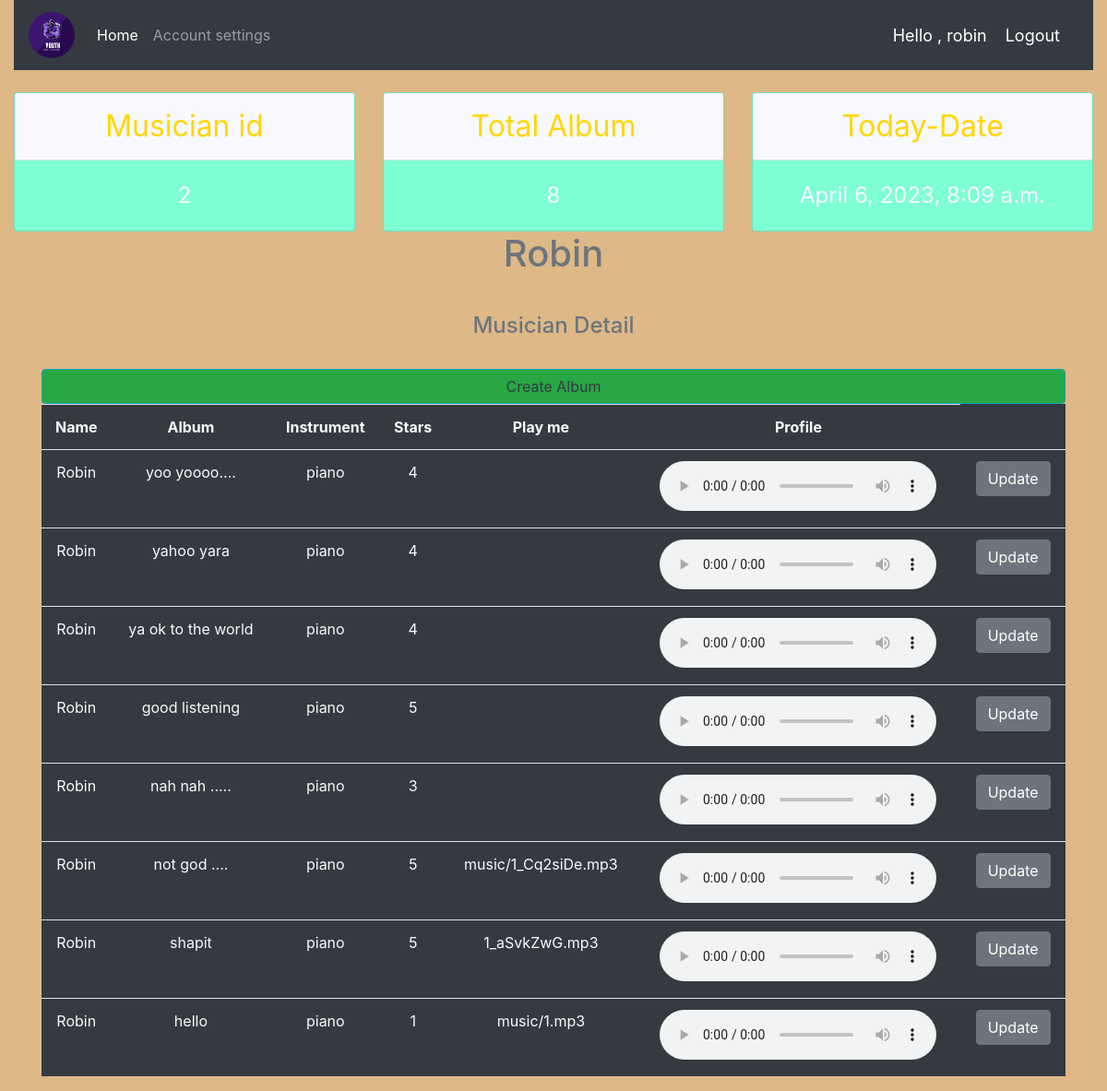
The page /user-page/ (signed in) on the database its author committed.
### accounts/models.py (models this page shows, shortened)
class Musician(models.Model):
    user = models.OneToOneField(User, null=True, on_delete = models.CASCADE)
    first_name = models.CharField(max_length=100, null=True)
    last_name = models.CharField(max_length=100, default="nayak" , null=True)
    profile_pic = models.ImageField(default= 'profile1.png' ,null=True, blank=True)
    instrument = models.CharField(max_length=100, null=True, default="guitar")

class Album(models.Model):
    artist = models.ForeignKey(Musician, on_delete=models.CASCADE)
    name = models.CharField(max_length=100)
    season = models.ManyToManyField(Seasons, blank=True)
    release_date = models.DateField(blank=True, null=True, auto_now_add=timezone.now())
    audio_file = models.FileField(upload_to='music',blank= True, null= True)
    num_stars = models.IntegerField(null=True, default=1 )

### accounts/decoraters.py (the view)
        def wrapper_func(request, *args, **kwargs):
            group = None
            if request.user.groups.exists():
                group = request.user.groups.all()[0].name
            if group in allowed_user:
                return view_func(request, *args, **kwargs)
            else:
                return HttpResponse("you are not authorized to view this page: ")

### accounts/decoraters.py (called while the page is built)
def allowed_user(allowed_user = []):
    def userallowed(view_func):
        def wrapper_func(request, *args, **kwargs):
            group = None
            if request.user.groups.exists():
                group = request.user.groups.all()[0].name
            if group in allowed_user:
                return view_func(request, *args, **kwargs)
            else:
                return HttpResponse("you are not authorized to view this page: ")
        return wrapper_func
    return userallowed

### accounts/views.py (called while the page is built)
@login_required(login_url='login')
@allowed_user(allowed_user=['customer'])
def UserPage(request):
    album = request.user.musician.album_set.all()
    musician = request.user.musician.first_name
    musicianid = request.user.musician.id
    today = timezone.now()
    nober = album.count()
    context={'album':album,'nober':nober, 'today':today,'musician':musician, 'musicianid':musicianid}
    return render(request,'accounts/user-page.html',context)

### accounts/templates/accounts/user-page.html
{% extends 'accounts/base.html' %} {% block head_title %} home {% endblock %} {% load static %}
{% block content %}
{% include 'accounts/status.html' %}
<div class="container">
    <div class="row">
        <div class="col">
            <h1 class="text-center text-secondary">{{musician}}</h1>
        </div>
    </div>
</div>
<div class="container">
    <div class="row">
        <div class="col">
            <h4 class="text-center my-4 py-2 text-secondary">Musician Detail</h4>
            <a href="{% url 'create_album' musicianid %}" class="btn btn-success btn-outline-info text-dark btn-block">Create Album</a>
            <table class="table bg-dark text-light text-center ">
                <tr>
                    <th>Name</th>
                    <th>Album</th>
                    <th>Instrument</th>
                    <th>Stars</th>
                    <th>Play me </th>
                    <th>Profile</th>
                </tr>
                {% for albums in album %}
                <tr>
                    <td>{{albums.artist.first_name}}</td>
                    <td>{{albums.name}}</td>
                    <td>{{albums.artist.instrument}}</td>
                    <td>{{albums.num_stars}}</td>
                    <td>{{albums.audio_file}}</td>
                    <td><audio src="{{albums.audio_file}}" controls></audio></td>
                    <td><a href="{% url 'update_musician' albums.id %}" class="btn btn-secondary">Update</a></td>
                </tr>
                {% endfor %}
            </table>
        </div>
    </div>
</div>
{% endblock %}

### accounts/templates/accounts/navbar.html (shortened to what this page needs)
{% load static %}
<nav class="navbar navbar-expand-lg navbar-dark bg-dark">
    {% if request.user.is_staff %}
    <a class="navbar-brand" href="{% url 'home' %}">logo</a> {% else %}
    <a class="navbar-brand" href="{% url 'home' %}">
        <img class="profile-pic" src="{{request.user.musician.profile_pic.url}}">
    </a>
    {% endif %}
    <div class="collapse navbar-collapse" id="navbarNavAltMarkup">
        <div class="navbar-nav">
            <a class="nav-item nav-link active" href="{% url 'home' %}">Home <span class="sr-only">(current)</span></a> {% if request.user.is_staff %}
            <a class="nav-item nav-link" href="{% url 'album_list' %}">Albumlist</a> {% else %}
            <a class="nav-item nav-link" href="{% url 'account-setting' %}">Account settings</a> {% endif %}
        </div>
    </div>
    <span class="hello-msg">Hello , {{request.user}} </span>
    <a href="{% url 'logout' %}" class="hello-msg"> Logout </a>
</nav>

### static/css/accounts/main.css (style rules this page uses)
* { margin: 0; padding: 0; box-sizing: border-box; }

### accounts/templates/accounts/navbar.html (style rules this page uses)
.hello-msg { font-size: 18px; color: #ffffff; margin-right: 20px; }
.profile-pic { max-width: 50px; max-height: 50px; margin: 0 auto; border-radius: 50%; }

### rows shown on the page
Musician: first_name "Robin"
Album: artist.first_name "Robin", name "yoo yoooo....", artist.instrument "piano", num_stars "4"
Album: artist.first_name "Robin", name "yahoo yara", artist.instrument "piano", num_stars "4"
Album: artist.first_name "Robin", name "ya ok to the world", artist.instrument "piano", num_stars "4"
Album: artist.first_name "Robin", name "good listening", artist.instrument "piano", num_stars "5"
Album: artist.first_name "Robin", name "nah nah .....", artist.instrument "piano", num_stars "3"
Album: artist.first_name "Robin", name "not god ....", artist.instrument "piano", num_stars "5", audio_file "music/1_Cq2siDe.mp3"
Album: artist.first_name "Robin", name "shapit", artist.instrument "piano", num_stars "5", audio_file "1_aSvkZwG.mp3"
Album: artist.first_name "Robin", name "hello", artist.instrument "piano", num_stars "1", audio_file "music/1.mp3"

### other values the page prints
{{ request.user }} "robin"
{{ musicianid }} "2"
{{ nober }} "8"
